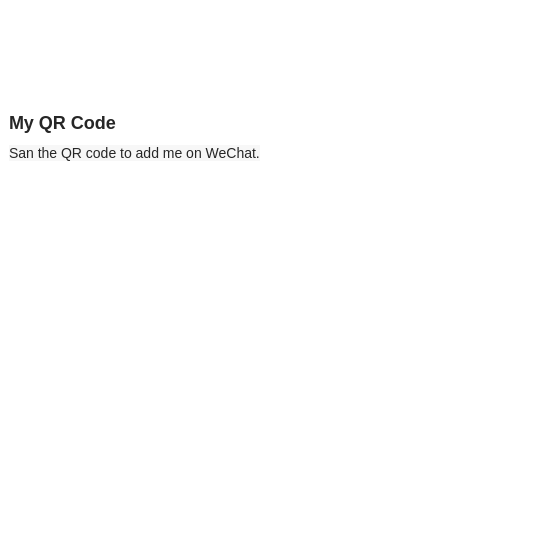
<?xml version="1.0" encoding="UTF-8"?>
<ui version="4.0">
 <class>Feedback</class>
 <widget class="QMainWindow" name="Feedback">
  <property name="geometry">
   <rect>
    <x>0</x>
    <y>0</y>
    <width>534</width>
    <height>534</height>
   </rect>
  </property>
  <property name="windowTitle">
   <string>Feedback</string>
  </property>
  <widget class="QWidget" name="centralwidget">
   <property name="styleSheet">
    <string notr="true">background-color: rgb(255, 255, 255);</string>
   </property>
   <layout class="QVBoxLayout" name="verticalLayout">
    <item>
     <widget class="QLabel" name="discriptionLabel">
      <property name="text">
       <string>&lt;html&gt;&lt;head/&gt;&lt;body&gt;&lt;p&gt;&lt;span style=&quot; font-family:'system-ui,sans-serif'; font-size:x-large; font-weight:600; color:#262626;&quot;&gt;My QR Code&lt;/span&gt;&lt;/p&gt;&lt;p&gt;&lt;span style=&quot; font-family:'system-ui,sans-serif'; font-size:14px; color:#262626; background-color:#f7f7f7;&quot;&gt;San the QR code to add me on WeChat.&lt;/span&gt;&lt;/p&gt;&lt;/body&gt;&lt;/html&gt;</string>
      </property>
     </widget>
    </item>
    <item>
     <widget class="QLabel" name="imgLabel">
      <property name="text">
       <string/>
      </property>
      <property name="pixmap">
       <pixmap>../res/my_wechat_qrcode.jpg</pixmap>
      </property>
     </widget>
    </item>
   </layout>
  </widget>
 </widget>
 <resources>
  <include location="../res/res.qrc"/>
 </resources>
 <connections/>
</ui>
